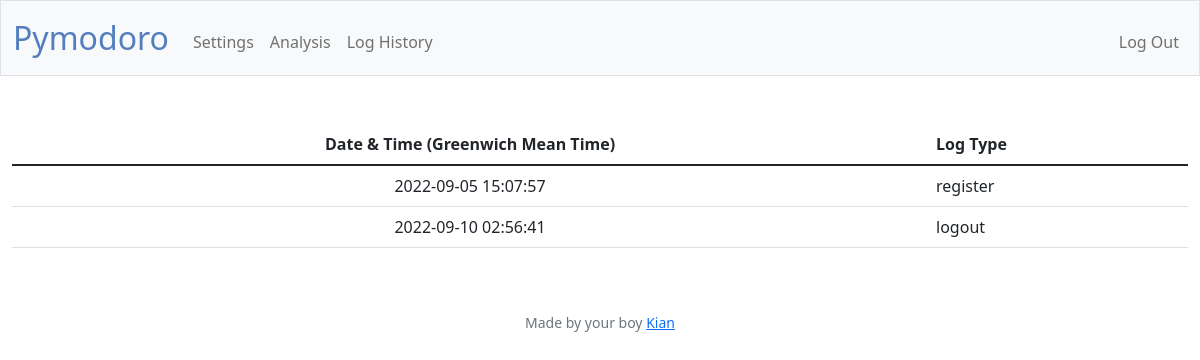
Page /history (signed in) on the committed database.
### tables this page shows
CREATE TABLE logTable (id INTEGER, time TEXT NOT NULL, type TEXT NOT NULL, FOREIGN KEY (id) REFERENCES users(id));

### app.py (the view)
@app.route("/history")
@login_required
def history():
    logHistory = db.execute('SELECT * FROM logTable WHERE id = ?', session['user_id'])
    return render_template("history.html", history=logHistory)

### app.py (called while the page is built)
@app.after_request
def after_request(response):
    response.headers["Cache-Control"] = "no-cache, no-store, must-revalidate"
    response.headers["Expires"] = 0
    response.headers["Pragma"] = "no-cache"
    return response

### helpers.py (called while the page is built)
def login_required(f):
    @wraps(f)
    def decorated_function(*args, **kwargs):
        if session.get("user_id") is None:
            return redirect("/login")
        return f(*args, **kwargs)
    return decorated_function

### templates/history.html (shortened to what this page needs)
{% extends "layout.html" %}
{% block main %}
<table class="table">
    <thead>
        <tr>
            <th>Date & Time (Greenwich Mean Time)</th>
            <th class="text-start">Log Type</th>
        </tr>
    </thead>
    <tbody>
        {% for entry in history %}
        <tr>
            <td>{{ entry.time }}</td>
            <td class="text-start">{{ entry.type }}</td>
        </tr>
        {% endfor %}
    </tbody>
</table>
{% endblock %}

### rows in the picture
logTable: time "2022-09-05 15:07:57", type "register"
logTable: time "2022-09-10 02:56:41", type "logout"
